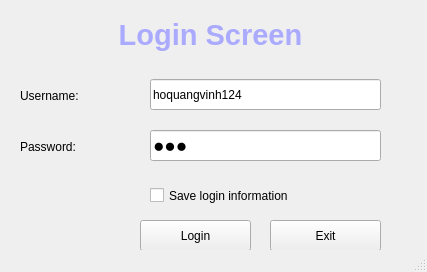
<?xml version="1.0" encoding="UTF-8"?>
<ui version="4.0">
 <class>MainWindow</class>
 <widget class="QMainWindow" name="MainWindow">
  <property name="geometry">
   <rect>
    <x>0</x>
    <y>0</y>
    <width>427</width>
    <height>272</height>
   </rect>
  </property>
  <property name="windowTitle">
   <string>Login</string>
  </property>
  <widget class="QWidget" name="centralwidget">
   <widget class="QLabel" name="label">
    <property name="geometry">
     <rect>
      <x>10</x>
      <y>10</y>
      <width>401</width>
      <height>51</height>
     </rect>
    </property>
    <property name="styleSheet">
     <string notr="true"/>
    </property>
    <property name="text">
     <string>&lt;html&gt;&lt;head/&gt;&lt;body&gt;&lt;p&gt;&lt;span style=&quot; font-size:22pt; font-weight:700; color:#aaaaff;&quot;&gt;Login Screen&lt;/span&gt;&lt;/p&gt;&lt;/body&gt;&lt;/html&gt;</string>
    </property>
    <property name="alignment">
     <set>Qt::AlignmentFlag::AlignCenter</set>
    </property>
   </widget>
   <widget class="QLabel" name="label_2">
    <property name="geometry">
     <rect>
      <x>20</x>
      <y>80</y>
      <width>121</width>
      <height>31</height>
     </rect>
    </property>
    <property name="styleSheet">
     <string notr="true">font: 14pt &quot;MS Shell Dlg 2&quot;;</string>
    </property>
    <property name="text">
     <string>Username:</string>
    </property>
   </widget>
   <widget class="QLineEdit" name="lineEditUserName">
    <property name="geometry">
     <rect>
      <x>150</x>
      <y>79</y>
      <width>231</width>
      <height>31</height>
     </rect>
    </property>
    <property name="styleSheet">
     <string notr="true">font: 14pt &quot;MS Shell Dlg 2&quot;;</string>
    </property>
    <property name="text">
     <string>hoquangvinh124</string>
    </property>
   </widget>
   <widget class="QLineEdit" name="lineEditPassword">
    <property name="geometry">
     <rect>
      <x>150</x>
      <y>130</y>
      <width>231</width>
      <height>31</height>
     </rect>
    </property>
    <property name="font">
     <font>
      <family>MS Shell Dlg 2</family>
      <pointsize>14</pointsize>
      <italic>false</italic>
      <bold>false</bold>
      <kerning>true</kerning>
     </font>
    </property>
    <property name="styleSheet">
     <string notr="true">font: 14pt &quot;MS Shell Dlg 2&quot;;</string>
    </property>
    <property name="text">
     <string>123</string>
    </property>
    <property name="echoMode">
     <enum>QLineEdit::EchoMode::Password</enum>
    </property>
   </widget>
   <widget class="QLabel" name="label_3">
    <property name="geometry">
     <rect>
      <x>20</x>
      <y>131</y>
      <width>121</width>
      <height>31</height>
     </rect>
    </property>
    <property name="styleSheet">
     <string notr="true">font: 14pt &quot;MS Shell Dlg 2&quot;;</string>
    </property>
    <property name="text">
     <string>Password:</string>
    </property>
   </widget>
   <widget class="QCheckBox" name="checkBoxSaveInformation">
    <property name="geometry">
     <rect>
      <x>150</x>
      <y>180</y>
      <width>241</width>
      <height>31</height>
     </rect>
    </property>
    <property name="styleSheet">
     <string notr="true">font: 14pt &quot;MS Shell Dlg 2&quot;;</string>
    </property>
    <property name="text">
     <string>Save login information</string>
    </property>
   </widget>
   <widget class="QPushButton" name="pushButtonLogin">
    <property name="geometry">
     <rect>
      <x>140</x>
      <y>220</y>
      <width>111</width>
      <height>31</height>
     </rect>
    </property>
    <property name="styleSheet">
     <string notr="true">font: 14pt &quot;MS Shell Dlg 2&quot;;</string>
    </property>
    <property name="text">
     <string>Login</string>
    </property>
   </widget>
   <widget class="QPushButton" name="pushButtonExit">
    <property name="geometry">
     <rect>
      <x>270</x>
      <y>220</y>
      <width>111</width>
      <height>31</height>
     </rect>
    </property>
    <property name="styleSheet">
     <string notr="true">font: 14pt &quot;MS Shell Dlg 2&quot;;</string>
    </property>
    <property name="text">
     <string>Exit</string>
    </property>
   </widget>
  </widget>
  <widget class="QStatusBar" name="statusbar"/>
 </widget>
 <resources/>
 <connections/>
</ui>
